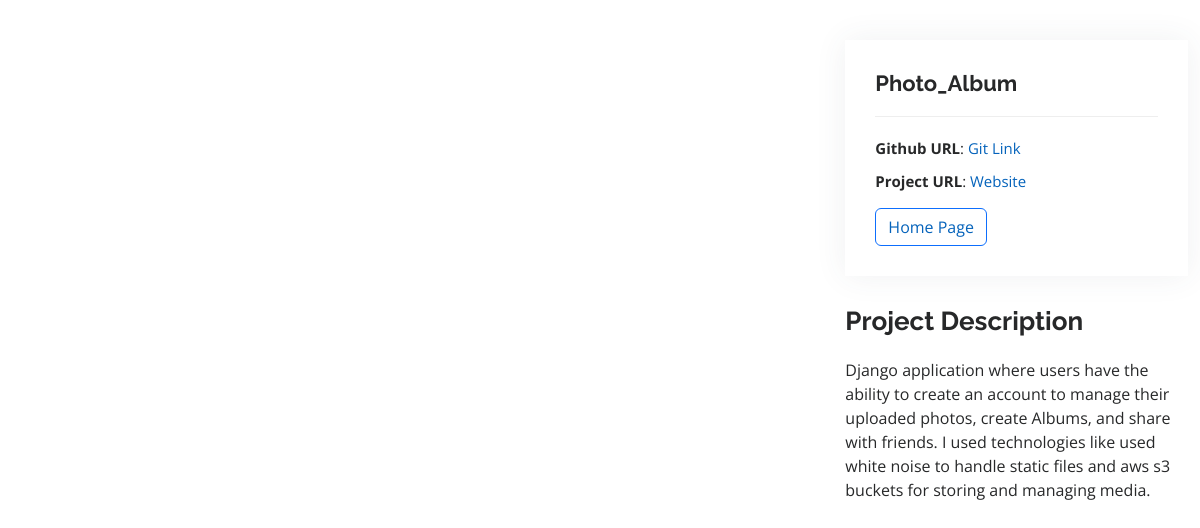
Screenshot of /detail/3/ with the database file from the repository.
### resume/models.py (models this page shows, shortened)
class Project(models.Model):
    title = models.CharField(max_length = 200)
    project_img = models.ImageField(upload_to = 'project/')
    description = models.TextField(blank=False, null=False)
    git_url = models.URLField()
    project_url = models.URLField(blank=True, null=True)

### resume/views.py (the view)
# urls.py: path('detail/<int:pk>/', views.detail, name='detail'),
def detail(request, pk):
    project = Project.objects.get(pk=pk)
    context = {
        'project':project
    }
    return render(request,'resume/detail.html',context)

### resume/templates/resume/detail.html (shortened to what this page needs)
{% load static %}
<!DOCTYPE html>
<html lang="en">
<head>
  <link href="{% static 'vendor/aos/aos.css' %}" rel="stylesheet">
  <link href="{% static 'vendor/bootstrap/css/bootstrap.min.css' %}" rel="stylesheet">
  <link href="{% static 'vendor/bootstrap-icons/bootstrap-icons.css' %}" rel="stylesheet">
  <link href="{% static 'vendor/boxicons/css/boxicons.min.css' %}" rel="stylesheet">
  <link href="{% static 'vendor/glightbox/css/glightbox.min.css' %}" rel="stylesheet">
  <link href="{% static 'vendor/swiper/swiper-bundle.min.css' %}" rel="stylesheet">
  <link href="{% static 'css/style.css' %}"  rel="stylesheet">
</head>
<body>
  <main id="main">
    <section id="portfolio-details" class="portfolio-details">
      <div class="container">
        <div class="row gy-4">
          <div class="col-lg-8">
            <div class="portfolio-details-slider swiper">
              <div class="swiper-wrapper align-items-center">
              </div>
            </div>
          </div>
            <div class="col-lg-4">
                <div class="portfolio-info">
                    <h3>{{project.title}}</h3>
                    <ul>
                        <li><strong>Github URL</strong>: <a href="{{project.git_url}}">Git Link</a></li>
                        <li><strong>Project URL</strong>: <a href="{{project.project_url}}">Website</a></li>
                    </ul>
                    <button class="btn btn-outline-primary"><a href="{% url 'index' %}">Home Page</a></button>
                </div>
                <div class="portfolio-description">
                    <h2>Project Description</h2>
                    <p>
                       {{project.description}}
                    </p>
                </div>
            </div>
        </div>
      </div>
    </section>
  </main>
</body>
</html>

### resume/static/css/style.css (style rules this page uses)
body { font-family: "Open Sans", sans-serif; color: #272829; }
a { color: #0563bb; text-decoration: none; }
h1, h2, h3, h4, h5, h6 { font-family: "Raleway", sans-serif; }
@media (min-width: 991px) { #main { margin-left: 100px; } }
section { padding: 60px 0; overflow: hidden; }
.portfolio-details { padding-top: 40px; }
.portfolio-details .portfolio-info { padding: 30px; box-shadow: 0px 0 30px rgba(69, 80, 91, 0.08); }
.portfolio-details .portfolio-info h3 { font-size: 22px; font-weight: 700; margin-bottom: 20px; padding-bottom: 20px; border-bottom: 1px solid #eee; }
.portfolio-details .portfolio-info ul { list-style: none; padding: 0; font-size: 15px; }
.portfolio-details .portfolio-info ul li+li { margin-top: 10px; }
.portfolio-details .portfolio-description { padding-top: 30px; }
.portfolio-details .portfolio-description h2 { font-size: 26px; font-weight: 700; margin-bottom: 20px; }
.portfolio-details .portfolio-description p { padding: 0; }

### rows the page displays
Project: title "Photo_Album", description "Django application where users have the ability to create an account to manage their uploaded photos, create Albums, and share with friends. I used technologies like used white noise to handle static files and aws s3 buckets for storing and managing media."
